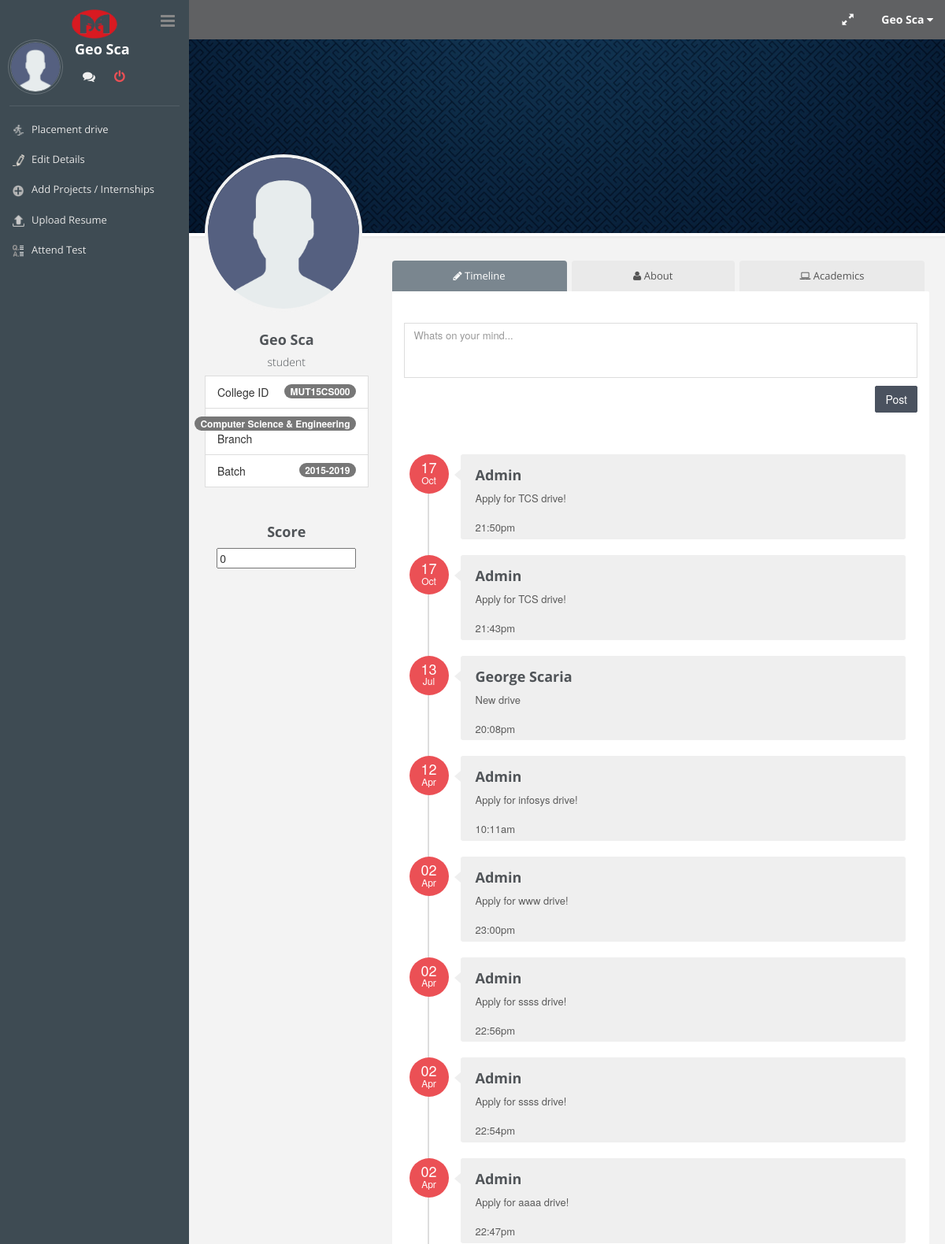
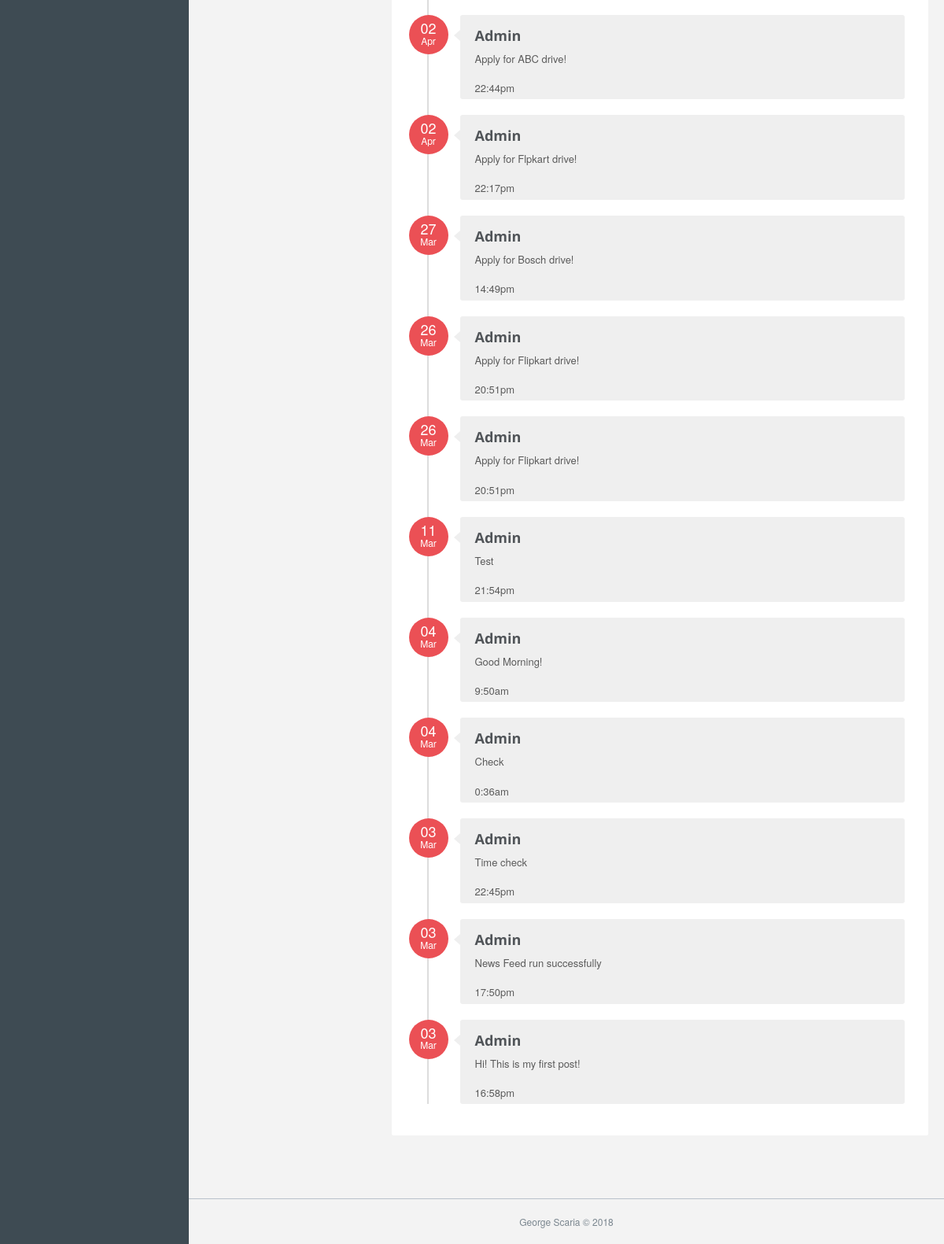
/studentuser.php (signed in), run on the app's committed database (2 pictures, top to bottom).
### tables this page shows
CREATE TABLE `newsfeed` (
  `date` datetime NOT NULL,
  `name` varchar(40) NOT NULL,
  `college_id` varchar(40) NOT NULL,
  `content` varchar(255) NOT NULL
);

### studentuser.php (the view, shortened to what this page needs)
<?php
require 'db.php';
if ( $_SESSION['student_logged_in'] != 1 ) {
  $_SESSION['message'] = "You must log in before viewing your profile page!";
  header("location: error.php");
}
else {
    $name = $_SESSION['name'];
    $usertype = $_SESSION['usertype'];
    $college_id = $_SESSION['college_id'];
    $branch = $_SESSION['branch'];
    $batch = $_SESSION['batch'];
    $newsfeed=$mysqli->query("SELECT * FROM newsfeed order by date desc;");
    $academics = ($mysqli->query("SELECT * FROM user_academics where college_id='$college_id'"))->fetch_assoc();
}
?>
<!DOCTYPE html>
<html>
<head>
        <link href="assets/libs/jqueryui/ui-lightness/jquery-ui-1.10.4.custom.min.css" rel="stylesheet" />
        <link href="assets/libs/bootstrap/css/bootstrap.min.css" rel="stylesheet" />
        <link href="assets/libs/font-awesome/css/font-awesome.min.css" rel="stylesheet" />
        <link href="assets/libs/fontello/css/fontello.css" rel="stylesheet" />
        <link href="assets/libs/animate-css/animate.min.css" rel="stylesheet" />
        <link href="assets/libs/nifty-modal/css/component.css" rel="stylesheet" />
        <link href="assets/libs/magnific-popup/magnific-popup.css" rel="stylesheet" />
        <link href="assets/libs/ios7-switch/ios7-switch.css" rel="stylesheet" />
        <link href="assets/libs/pace/pace.css" rel="stylesheet" />
        <link href="assets/libs/sortable/sortable-theme-bootstrap.css" rel="stylesheet" />
        <link href="assets/libs/bootstrap-datepicker/css/datepicker.css" rel="stylesheet" />
        <link href="assets/libs/jquery-icheck/skins/all.css" rel="stylesheet" />
        <link href="assets/libs/prettify/github.css" rel="stylesheet" />
                <link href="assets/css/style.css" rel="stylesheet" type="text/css" />
        <link href="assets/css/style-responsive.css" rel="stylesheet" />
    </head>
    <body class="fixed-left">
	<div id="wrapper">
<?php require 'userheader.php'; ?>
<?php require 'student_left.php'; ?>
        <div class="content-page">
			<div class="profile-banner" style="background-image: url(img/bg2.jpg);">
				<div class="col-sm-3 avatar-container">
					<img src="<?= $_SESSION['profilepic'] ?>" class="img-circle profile-avatar" alt="User avatar">
				</div>
			</div>
            <div class="content">
				<div class="row">
					<div class="col-sm-3">
						<div class="text-center user-profile-2">
							<h4><b><?= $name?></b></h4>
							<h5><?= $usertype?></h5>
							<ul class="list-group" style="text-align: left;">
							  <li class="list-group-item">
								<span class="badge"><?= $college_id ?></span>College ID
							  </li>
							  <li class="list-group-item">
								<span class="badge"><?= $branch ?></span>Branch
							  </li>
                              <?php if(!(strcasecmp($usertype,'student')))
                                    {
                                        ?>
						      <li class="list-group-item">
                                <span class="badge"><?= $batch ?></span>Batch
                              </li>
                              <?php  }  ?>
							</ul>
							<div class="user-button">
                            <div class="widget-content padding">
                                <h4><b>Score</b></h4>
                                    <?php
                                       $test_scores=$mysqli->query("SELECT * from test_scores where college_id='$college_id'");
                                        $score=0;
                                        $total_questions=0;
                                    if($test_scores->num_rows!=0)
                                     {
                                       while($row=mysqli_fetch_array($test_scores))
                                       {
                                            $score=$score+$row['score'];
                                            $total_questions= $total_questions+$row['total_questions'];
                                            $percentage=$score*100/$total_questions;
                                            $percentage=round($percentage,2);
                                       }
                                       ?>
                                <input class="knob" style="font-size:50px;" data-width=150 data-height=300 data-fgColor="#08528c" value='<?=$percentage?>' data-readOnly=true>
                        <?php
                            }
                            else
                              {
                            ?>
                              <input class="knob" data-width=150 data-height=300 data-fgColor="#08528c" value='0' data-readOnly=true>
                            <?php
                                }
                                ?>
                            </div>
							</div>
						</div>
					</div>
					<div class="col-sm-9">
						<div class="widget widget-tabbed">
							<ul class="nav nav-tabs nav-justified">
							  <li class="active"><a href="#my-timeline" data-toggle="tab"><i class="fa fa-pencil"></i> Timeline</a></li>
							  <li><a href="#about" data-toggle="tab"><i class="fa fa-user"></i> About</a></li>
							  <li><a href="#user-activities" data-toggle="tab"><i class="fa fa-laptop"></i> Academics</a></li>
							</ul>
							<div class="tab-content">
								<div class="tab-pane animated active fadeInRight" id="my-timeline">
									<div class="user-profile-content">
                                <div class="the-timeline">
                                                <form role="form" class="post-to-timeline" method="POST">
                                                <textarea name="content" class="form-control" style="height: 70px;" placeholder="Whats on your mind..."></textarea>
                                                <div class="row">
                                                <div class="col-sm-6">
                                                </div>
                                                <div class="col-sm-6 text-right"><button name="postnews" type="submit" class="btn btn-primary">Post</button></div>
                                                </div>
                                            </form>
                                            <br>
                                            <ul>
                                    <?php
                                        while ($row=mysqli_fetch_array($newsfeed)) {
                                         $date = strtotime($row['date']);
                                         $post_author_name = $row['name'];
                                         $news_content = $row['content'];
                                         $month = date('M', $date);
                                         $day = date('d', $date);
                                         $time = date('G:i', $date);
                                         $am_or_pm = date('G', $date);
                                         if($am_or_pm>=12)
                                             $am_pm='pm';
                                        else
                                            $am_pm='am';
                                    ?>
                                                <li>
                                                    <div class="the-date">
                                                        <span><?= $day?></span>
                                                        <small><?= $month?></small>
                                                    </div>
                                                    <h4><b><?= $post_author_name ?> </b> </h4>
                                                    <p>
                                                    <?= $news_content ?> <br>  <br>
                                                    <?= $time, $am_pm?>
                                                    </p>
                                                </li>
                                        <?php
                                    }
                                    ?>
                                            </ul>
                                        </div>
									</div>
								</div>
							</div>
						</div>
					</div>
				</div>
            </div>
            <footer style="text-align: center;">
                George Scaria &copy; 2018
            </footer>
        </div>
	</div>
	</body>
</html>

### data on the page
newsfeed: date "17", date "Oct", name "Admin", content "Apply for TCS drive!", date "21:50", date "pm"
newsfeed: date "17", date "Oct", name "Admin", content "Apply for TCS drive!", date "21:43", date "pm"
newsfeed: date "13", date "Jul", name "George Scaria", content "New drive", date "20:08", date "pm"
newsfeed: date "12", date "Apr", name "Admin", content "Apply for infosys drive!", date "10:11", date "am"
newsfeed: date "02", date "Apr", name "Admin", content "Apply for www drive!", date "23:00", date "pm"
newsfeed: date "02", date "Apr", name "Admin", content "Apply for ssss drive!", date "22:56", date "pm"
newsfeed: date "02", date "Apr", name "Admin", content "Apply for ssss drive!", date "22:54", date "pm"
newsfeed: date "02", date "Apr", name "Admin", content "Apply for aaaa drive!", date "22:47", date "pm"
newsfeed: date "02", date "Apr", name "Admin", content "Apply for ABC drive!", date "22:44", date "pm"
newsfeed: date "02", date "Apr", name "Admin", content "Apply for Flpkart drive!", date "22:17", date "pm"
newsfeed: date "27", date "Mar", name "Admin", content "Apply for Bosch drive!", date "14:49", date "pm"
newsfeed: date "26", date "Mar", name "Admin", content "Apply for Flipkart drive!", date "20:51", date "pm"
newsfeed: date "26", date "Mar", name "Admin", content "Apply for Flipkart drive!", date "20:51", date "pm"
newsfeed: date "11", date "Mar", name "Admin", content "Test", date "21:54", date "pm"
newsfeed: date "04", date "Mar", name "Admin", content "Good Morning!", date "9:50", date "am"
newsfeed: date "04", date "Mar", name "Admin", content "Check", date "0:36", date "am"
newsfeed: date "03", date "Mar", name "Admin", content "Time check", date "22:45", date "pm"
newsfeed: date "03", date "Mar", name "Admin", content "News Feed run successfully", date "17:50", date "pm"
newsfeed: date "03", date "Mar", name "Admin", content "Hi! This is my first post!", date "16:58", date "pm"

### other printed values
$name "Geo Sca"
$usertype "student"
$college_id "MUT15CS000"
$branch "Computer Science & Engineering"
$batch "2015-2019"
